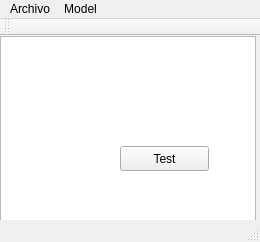
<?xml version="1.0" encoding="UTF-8"?>
<ui version="4.0">
 <class>PhotoEditor</class>
 <widget class="QMainWindow" name="PhotoEditor">
  <property name="geometry">
   <rect>
    <x>0</x>
    <y>0</y>
    <width>260</width>
    <height>242</height>
   </rect>
  </property>
  <property name="windowTitle">
   <string>PhotoEditor</string>
  </property>
  <widget class="QWidget" name="centralWidget">
   <widget class="QGraphicsView" name="Image">
    <property name="geometry">
     <rect>
      <x>0</x>
      <y>0</y>
      <width>256</width>
      <height>192</height>
     </rect>
    </property>
   </widget>
   <widget class="QPushButton" name="pushButton">
    <property name="geometry">
     <rect>
      <x>120</x>
      <y>110</y>
      <width>89</width>
      <height>25</height>
     </rect>
    </property>
    <property name="text">
     <string>Test</string>
    </property>
   </widget>
  </widget>
  <widget class="QMenuBar" name="menuBar">
   <property name="geometry">
    <rect>
     <x>0</x>
     <y>0</y>
     <width>260</width>
     <height>22</height>
    </rect>
   </property>
   <widget class="QMenu" name="menuPhoto_Ed">
    <property name="title">
     <string>Archivo</string>
    </property>
    <addaction name="actionAbrir"/>
    <addaction name="actionGuardar"/>
   </widget>
   <widget class="QMenu" name="menuModel">
    <property name="title">
     <string>Model</string>
    </property>
    <addaction name="actionCMY"/>
    <addaction name="actionHSL"/>
    <addaction name="actionHSV"/>
    <addaction name="actionXYZ"/>
    <addaction name="actionLMS"/>
    <addaction name="actionYIQ"/>
    <addaction name="actionYUV"/>
    <addaction name="actionYCbCr"/>
   </widget>
   <addaction name="menuPhoto_Ed"/>
   <addaction name="menuModel"/>
  </widget>
  <widget class="QToolBar" name="mainToolBar">
   <attribute name="toolBarArea">
    <enum>TopToolBarArea</enum>
   </attribute>
   <attribute name="toolBarBreak">
    <bool>false</bool>
   </attribute>
  </widget>
  <widget class="QStatusBar" name="statusBar"/>
  <action name="actionAbrir">
   <property name="text">
    <string>Abrir</string>
   </property>
  </action>
  <action name="actionGuardar">
   <property name="text">
    <string>Guardar</string>
   </property>
  </action>
  <action name="actionCMY">
   <property name="text">
    <string>CMY</string>
   </property>
  </action>
  <action name="actionHSL">
   <property name="text">
    <string>HSL</string>
   </property>
  </action>
  <action name="actionHSV">
   <property name="text">
    <string>HSV</string>
   </property>
  </action>
  <action name="actionXYZ">
   <property name="text">
    <string>XYZ</string>
   </property>
  </action>
  <action name="actionLMS">
   <property name="text">
    <string>LMS</string>
   </property>
  </action>
  <action name="actionYIQ">
   <property name="text">
    <string>YIQ</string>
   </property>
  </action>
  <action name="actionYUV">
   <property name="text">
    <string>YUV</string>
   </property>
  </action>
  <action name="actionYCbCr">
   <property name="text">
    <string>YCbCr</string>
   </property>
  </action>
 </widget>
 <layoutdefault spacing="6" margin="11"/>
 <resources/>
 <connections/>
</ui>
